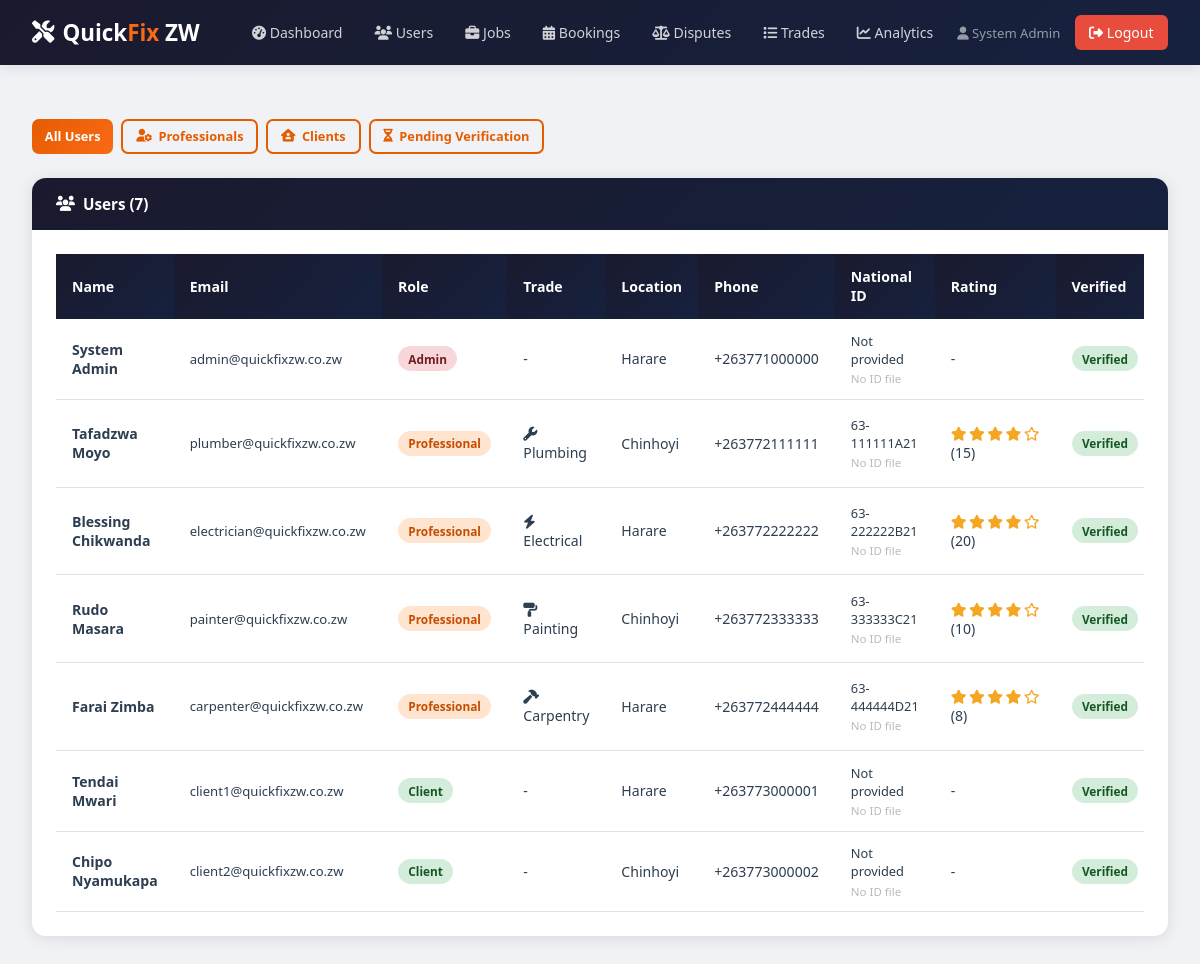
The page /admin/users.php (signed in) on the database its author committed.
### tables this page shows
CREATE TABLE IF NOT EXISTS users (
    user_id       INT AUTO_INCREMENT PRIMARY KEY,
    full_name     VARCHAR(100) NOT NULL,
    email         VARCHAR(100) UNIQUE NOT NULL,
    password_hash VARCHAR(255) NOT NULL,
    phone         VARCHAR(20),
    role          ENUM('client','professional','admin') NOT NULL,
    national_id   VARCHAR(30) DEFAULT NULL,
    verified      TINYINT DEFAULT 0,
    location      VARCHAR(100) DEFAULT NULL,
    created_at    TIMESTAMP DEFAULT CURRENT_TIMESTAMP
);

CREATE TABLE IF NOT EXISTS professional_profiles (
    profile_id       INT AUTO_INCREMENT PRIMARY KEY,
    user_id          INT UNIQUE NOT NULL,
    trade            ENUM('Plumbing','Electrical','Painting','Carpentry','Tiling','Roofing','Welding','Landscaping','General Handyman') NOT NULL,
    bio              TEXT,
    years_experience INT DEFAULT 0,
    hourly_rate      DECIMAL(10,2) DEFAULT 5.00,
    rating_avg       DECIMAL(3,2) DEFAULT 0.00,
    total_reviews    INT DEFAULT 0,
    jobs_completed   INT DEFAULT 0,
    is_available     TINYINT DEFAULT 1,
    service_area     VARCHAR(200),
    FOREIGN KEY (user_id) REFERENCES users(user_id) ON DELETE CASCADE
);

### admin/users.php (the view, shortened to what this page needs)
<?php
require_once '../includes/db.php';
require_once '../includes/functions.php';
$filter = $_GET['filter'] ?? 'all';
$perPage = 25;
$currentPage = max(1, (int)($_GET['page'] ?? 1));
$baseFrom = " FROM users u LEFT JOIN professional_profiles pp ON u.user_id=pp.user_id";
$where = "";
$countStmt = $pdo->query("SELECT COUNT(*)".$baseFrom.$where);
$totalUsers = (int)$countStmt->fetchColumn();
$pagination = paginationData($totalUsers, $perPage, $currentPage);
$query = "SELECT u.*,pp.trade,pp.rating_avg,pp.jobs_completed".$baseFrom.$where." ORDER BY u.verified ASC, u.created_at DESC LIMIT ".$perPage." OFFSET ".$pagination['offset'];
$users = $pdo->query($query)->fetchAll();
?>
<!DOCTYPE html><html lang="en"><head>
<link rel="stylesheet" href="<?= BASE_URL ?>/css/style.css">
<link rel="stylesheet" href="https://cdnjs.cloudflare.com/ajax/libs/font-awesome/6.5.2/css/all.min.css">
</head><body>
<?php include '../includes/navbar.php'; ?>
<div class="container"><br>
<div style="display:flex;gap:0.5rem;margin-bottom:1.5rem;flex-wrap:wrap">
  <a href="?filter=all" class="btn btn-<?=$filter==='all'?'primary':'outline'?> btn-sm">All Users</a>
  <a href="?filter=professionals" class="btn btn-<?=$filter==='professionals'?'primary':'outline'?> btn-sm"><?=icon('user-gear')?> Professionals</a>
  <a href="?filter=clients" class="btn btn-<?=$filter==='clients'?'primary':'outline'?> btn-sm"><?=icon('house-user')?> Clients</a>
  <a href="?filter=pending" class="btn btn-<?=$filter==='pending'?'danger':'outline'?> btn-sm"><?=icon('hourglass-half')?> Pending Verification</a>
</div>
<div class="card">
  <div class="card-header"><?=icon('users')?> Users (<?=$totalUsers?>)</div>
  <div class="card-body">
    <div class="table-wrap"><table>
      <thead><tr><th>Name</th><th>Email</th><th>Role</th><th>Trade</th><th>Location</th><th>Phone</th><th>National ID</th><th>Rating</th><th>Verified</th><th>Actions</th></tr></thead>
      <tbody>
      <?php foreach($users as $u): ?>
      <tr>
        <td><strong><?=htmlspecialchars($u['full_name'])?></strong></td>
        <td style="font-size:0.82rem"><?=htmlspecialchars($u['email'])?></td>
        <td><span class="badge badge-<?=$u['role']==='admin'?'danger':($u['role']==='professional'?'primary':'success')?>"><?=ucfirst($u['role'])?></span></td>
        <td><?=$u['trade'] ? tradeIcon($u['trade']).' '.$u['trade'] : '-'?></td>
        <td><?=$u['location'] ?? '-'?></td>
        <td><?=$u['phone'] ?? '-'?></td>
        <td style="font-size:0.8rem">
          <?=$u['national_id'] ? htmlspecialchars($u['national_id']) : 'Not provided'?>
          <?php if(!empty($u['national_id_file'])): ?>
            <div style="margin-top:0.3rem;display:flex;gap:0.25rem;flex-wrap:wrap">
              <a href="<?= BASE_URL ?>/admin/view_id.php?user_id=<?=$u['user_id']?>" target="_blank" class="btn btn-outline btn-sm" style="padding:0.25rem 0.5rem;font-size:0.72rem"><?=icon('id-card')?> View ID</a>
              <a href="<?= BASE_URL ?>/admin/view_id.php?user_id=<?=$u['user_id']?>&download=1" class="btn btn-outline btn-sm" style="padding:0.25rem 0.5rem;font-size:0.72rem" title="Download"><?=icon('download')?></a>
            </div>
          <?php else: ?>
            <div style="font-size:0.72rem;color:#bbb;margin-top:0.2rem">No ID file</div>
          <?php endif; ?>
        </td>
        <td><?=$u['trade'] ? stars($u['rating_avg']).' ('.$u['jobs_completed'].')' : '-'?></td>
        <td><?=$u['verified'] ? '<span class="badge badge-success">Verified</span>' : '<span class="badge badge-warning">Pending</span>'?></td>
      </tr>
      <?php endforeach; ?>
      </tbody>
    </table></div>
  </div>
</div>
</div>
</body></html>

### includes/functions.php (shortened to what this page needs)
<?php
function icon($name, $label=''){
    $labelAttr = $label !== '' ? ' aria-label="'.htmlspecialchars($label, ENT_QUOTES).'"' : ' aria-hidden="true"';
    return '<i class="fa-solid fa-'.$name.'"'.$labelAttr.'></i>';
}
function stars($r){
    $o = '';
    for($i = 1; $i <= 5; $i++){
        $o .= $i <= $r ? '<i class="fa-solid fa-star" aria-hidden="true"></i>' : '<i class="fa-regular fa-star" aria-hidden="true"></i>';
    }
    return '<span class="star-rating" aria-label="Rating '.number_format((float)$r, 1).' out of 5">'.$o.'</span>';
}
function tradeIcon($t){
    return match($t){
        'Plumbing' => icon('wrench'),
        'Electrical' => icon('bolt'),
        'Painting' => icon('paint-roller'),
        'Carpentry' => icon('hammer'),
        'Tiling' => icon('border-all'),
        'Roofing' => icon('house'),
        'Welding' => icon('fire-flame-curved'),
        'Landscaping' => icon('leaf'),
        default => icon('screwdriver-wrench')
    };
}
function paginationData($totalItems, $perPage, $currentPage){
    $totalPages = max(1, (int)ceil($totalItems / max(1, $perPage)));
    $page = min(max(1, $currentPage), $totalPages);
    return [
        'page' => $page,
        'total_pages' => $totalPages,
        'offset' => ($page - 1) * $perPage
    ];
}
?>

### css/style.css (style rules this page uses)
:root { --primary: #e65c00; --primary-light: #f96a15; --primary-dark: #c44d00; --secondary: #1a1a2e; --secondary-light: #16213e; --accent: #f5a623; --success: #27ae60; --danger: #e74c3c; --warning: #f39c12; --info: #2980b9; --light: #f8f9fa; --white: #ffffff; --gray: #6c757d; --dark: #2c3e50; --border: #dee2e6; --shadow: 0 2px 15px rgba(0,0,0,0.1); --shadow-lg: 0 8px 30px rgba(0,0,0,0.15); }
* { margin:0; padding:0; box-sizing:border-box; }
body { font-family:'Segoe UI',Tahoma,Geneva,Verdana,sans-serif; background:#f0f2f5; color:var(--dark); }
a { text-decoration:none; color:inherit; }
.fa-solid, .fa-regular { line-height:1; }
.star-rating { color:var(--accent); display:inline-flex; gap:0.15rem; }
.container { max-width:1200px; margin:0 auto; padding:2rem; }
.card { background:white; border-radius:14px; box-shadow:var(--shadow); overflow:hidden; }
.card-header { background:linear-gradient(135deg,var(--secondary),var(--secondary-light)); color:white; padding:1rem 1.5rem; font-weight:600; font-size:0.95rem; display:flex; align-items:center; gap:0.5rem; }
.card-body { padding:1.5rem; }
.btn { padding:0.68rem 1.4rem; border:none; border-radius:9px; cursor:pointer; font-size:0.88rem; font-weight:600; transition:all 0.2s; display:inline-flex; align-items:center; gap:0.4rem; font-family:inherit; }
.btn-primary { background:linear-gradient(135deg,var(--primary),var(--primary-light)); color:white; }
.btn-outline { background:transparent; border:2px solid var(--primary); color:var(--primary); }
.btn-sm { padding:0.4rem 0.8rem; font-size:0.8rem; border-radius:7px; }
.table-wrap { overflow-x:auto; }
table { width:100%; border-collapse:collapse; font-size:0.88rem; }
thead th { background:linear-gradient(135deg,var(--secondary),var(--secondary-light)); color:white; padding:0.85rem 1rem; text-align:left; font-weight:600; }
tbody tr { border-bottom:1px solid var(--border); transition:background 0.15s; }
tbody td { padding:0.8rem 1rem; }
.badge { padding:0.28rem 0.65rem; border-radius:20px; font-size:0.74rem; font-weight:600; display:inline-block; }
.badge-success { background:#d4edda; color:#155724; }
.badge-danger { background:#f8d7da; color:#721c24; }
.badge-primary { background:#ffe5d0; color:#c44d00; }

### rows shown on the page
users: full_name "System Admin", email "admin@quickfixzw.co.zw", role "Admin", location "Harare", phone "+263771000000", shows "Not provided", verified "Verified"
professional_profiles: user.full_name "Tafadzwa Moyo", user.email "plumber@quickfixzw.co.zw", user.role "Professional", trade "Plumbing", user.location "Chinhoyi", user.phone "+263772111111", user.national_id "63-111111A21", jobs_completed "15"
professional_profiles: user.full_name "Blessing Chikwanda", user.email "electrician@quickfixzw.co.zw", user.role "Professional", trade "Electrical", user.location "Harare", user.phone "+263772222222", user.national_id "63-222222B21", jobs_completed "20"
professional_profiles: user.full_name "Rudo Masara", user.email "painter@quickfixzw.co.zw", user.role "Professional", trade "Painting", user.location "Chinhoyi", user.phone "+263772333333", user.national_id "63-333333C21", jobs_completed "10"
professional_profiles: user.full_name "Farai Zimba", user.email "carpenter@quickfixzw.co.zw", user.role "Professional", trade "Carpentry", user.location "Harare", user.phone "+263772444444", user.national_id "63-444444D21", jobs_completed "8"
users: full_name "Tendai Mwari", email "client1@quickfixzw.co.zw", role "Client", location "Harare", phone "+263773000001", shows "Not provided", verified "Verified"
users: full_name "Chipo Nyamukapa", email "client2@quickfixzw.co.zw", role "Client", location "Chinhoyi", phone "+263773000002", shows "Not provided", verified "Verified"

### other values the page prints
$name "System Admin"
$totalUsers "7"
